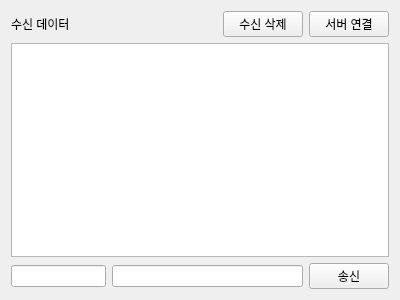
<?xml version="1.0" encoding="UTF-8"?>
<ui version="4.0">
 <class>Tab2SockeClient</class>
 <widget class="QWidget" name="Tab2SockeClient">
  <property name="geometry">
   <rect>
    <x>0</x>
    <y>0</y>
    <width>400</width>
    <height>300</height>
   </rect>
  </property>
  <property name="windowTitle">
   <string>Form</string>
  </property>
  <layout class="QVBoxLayout" name="verticalLayout_2">
   <item>
    <layout class="QHBoxLayout" name="horizontalLayout" stretch="8,1,1">
     <item>
      <widget class="QLabel" name="label">
       <property name="text">
        <string>수신 데이터</string>
       </property>
      </widget>
     </item>
     <item>
      <widget class="QPushButton" name="pPBRecvDataClear">
       <property name="text">
        <string>수신 삭제</string>
       </property>
      </widget>
     </item>
     <item>
      <widget class="QPushButton" name="pPBServerConnect">
       <property name="text">
        <string>서버 연결</string>
       </property>
       <property name="checkable">
        <bool>true</bool>
       </property>
      </widget>
     </item>
    </layout>
   </item>
   <item>
    <layout class="QVBoxLayout" name="verticalLayout">
     <item>
      <widget class="QTextEdit" name="pTERecvData"/>
     </item>
    </layout>
   </item>
   <item>
    <layout class="QHBoxLayout" name="horizontalLayout_2" stretch="3,6,1">
     <item>
      <widget class="QLineEdit" name="pLERecvId"/>
     </item>
     <item>
      <widget class="QLineEdit" name="pLESendData"/>
     </item>
     <item>
      <widget class="QPushButton" name="pPBSendButton">
       <property name="text">
        <string>송신</string>
       </property>
      </widget>
     </item>
    </layout>
   </item>
  </layout>
 </widget>
 <resources/>
 <connections>
  <connection>
   <sender>pPBRecvDataClear</sender>
   <signal>clicked()</signal>
   <receiver>pTERecvData</receiver>
   <slot>clear()</slot>
   <hints>
    <hint type="sourcelabel">
     <x>268</x>
     <y>29</y>
    </hint>
    <hint type="destinationlabel">
     <x>265</x>
     <y>65</y>
    </hint>
   </hints>
  </connection>
 </connections>
</ui>
